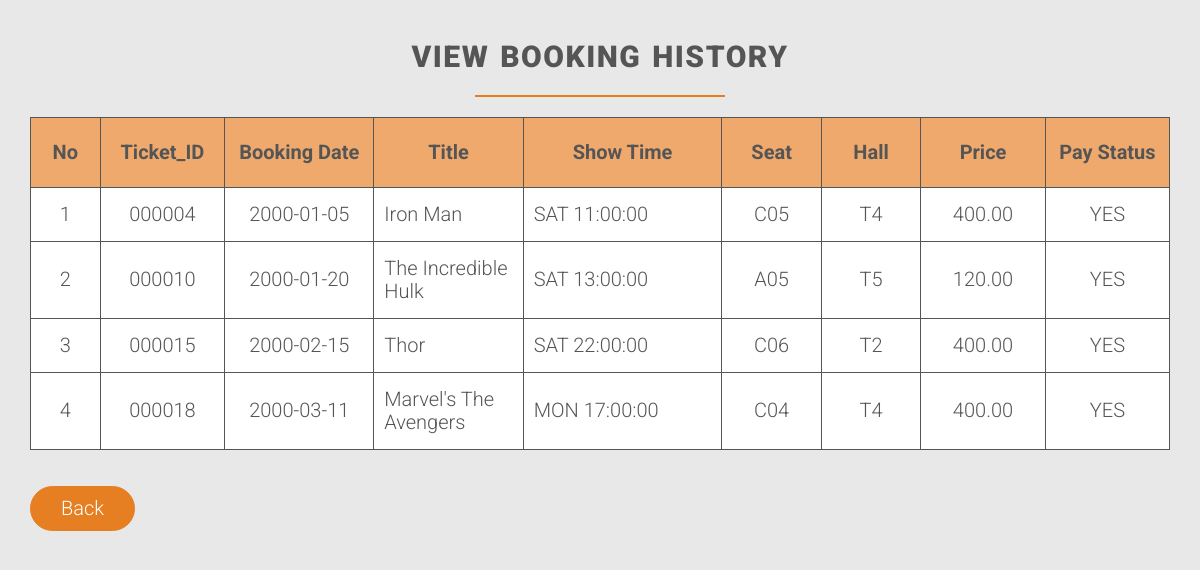
Page /ticket_booking_system/viewdata.php (signed in) on the committed database.
### tables this page shows
CREATE TABLE `ticket` (
  `ticket_id` int(6) UNSIGNED ZEROFILL NOT NULL,
  `booking_date` date DEFAULT CURRENT_DATE() NOT NULL ,
  `total_price` decimal(5,2) NOT NULL,
  `pay_status` varchar(3) DEFAULT 'NO' NULL CHECK (`pay_status` in ('YES','NO')),
  `annoucement_id` int(5) UNSIGNED ZEROFILL NOT NULL,
  `slot_time_id` int(3) UNSIGNED ZEROFILL NOT NULL,
  `seat_id` varchar(3) NOT NULL,
  `hall_id` varchar(3) NOT NULL,
  `member_id` int(5) UNSIGNED ZEROFILL DEFAULT NULL
);

CREATE TABLE `movie` (
  `movie_id` int(5) UNSIGNED ZEROFILL NOT NULL,
  `movie_name` varchar(50) NOT NULL,
  `duration` int(11) NOT NULL,
  `get_in_date` date NOT NULL,
  `get_out_date` date DEFAULT NULL
);

CREATE TABLE `slot_time` (
  `slot_time_id` int(3) UNSIGNED ZEROFILL NOT NULL,
  `day_of_week` char(3) NOT NULL CHECK (`day_of_week` in ('SUN','MON','TUE','WED','THU','FRI','SAT')),
  `time_start` time NOT NULL
);

### ticket_booking_system/viewdata.php (the view, shortened to what this page needs)
<?php
    require("connect.php");
    $id = $_SESSION['user_login'];
	$is_ok = true;
    $check = mysqli_query($conn,'select * FROM member WHERE member_id = "'.$id.'";');
	if ($check->num_rows === 0) $is_ok = false;
	else {
            $sql = '
                    SELECT *,movie_name,day_of_week,time_start
                    FROM ticket t
                    JOIN show_annoucement sa ON t.annoucement_id = sa.annoucement_id
                    JOIN movie m ON sa.movie_id = m.movie_id
                    JOIN slot_time st ON t.slot_time_id = st.slot_time_id
                    WHERE member_id = "'.$id.'";
                    ';
            $objQuery = mysqli_query($conn, $sql);
	}
?>
<!DOCTYPE HTML>
<html lang="en">
<head>
    <link rel="stylesheet" type="text/css" href="css/normalize.css">
    <link rel="stylesheet" type="text/css" href="css/grid.css">
    <link rel="stylesheet" type="text/css" href="css/style.css" />
</head>
<body>
    <?php
        if($is_ok === true){
    ?>
    <section class="section-form">
        <div class="row">
            <h2>View Booking History</h2>
        </div>
        <div class="row">
        <table>
            <tr>
                <th width="70">
                    <div>No</div>
                </th>
                <th width="125">
                    <div>Ticket_ID</div>
                </th>
                <th width="150">
                    <div>Booking Date</div>
                </th>
                <th width="150">
                    <div>Title</div>
                </th>
                <th width="200">
                    <div>Show Time</div>
                </th>
                <th width="100">
                    <div>Seat</div>
                </th>
                <th width="100">
                    <div>Hall</div>
                </th>
                <th width="125">
                    <div>Price</div>
                </th>
                <th width="125">
                    <div>Pay Status</div>
                </th>
            </tr>
            <?php
                $i = 1;
                while ($objResult = mysqli_fetch_assoc($objQuery)) {
            ?>
            <tr>
                <td><?php echo $i; ?></td>
                <td><?php echo $objResult["ticket_id"]; ?></td>
                <td><?php echo $objResult["booking_date"]; ?></td>
                <td class='left_a'><?php echo $objResult["movie_name"]; ?></td>
                <td class='left_a'><?php echo $objResult["day_of_week"].' '.$objResult["time_start"];?></td>
                <td><?php echo $objResult["seat_id"]; ?></td>
                <td><?php echo $objResult["hall_id"]; ?></td>
                <td><?php echo $objResult["total_price"]; ?></td>
                <td><?php echo $objResult["pay_status"]; ?></td>
            </tr>
            <?php
                $i++;
                }
            ?>
        </table>
        </div>
        <div class="row">
            <div class="col span-2-of-3">
                 <a class="btn btn-std back_button" href="index.php">Back</a>
            </div>
        </div>
        <?php  }
        else{?>
             <div class="row">
                <h2>This phone number is not registerd</h2>
            </div>
        <?php } ?>
    </section>
</body>
</html>

### ticket_booking_system/css/grid.css (style rules this page uses)
.row { zoom: 1; }
.row:before, .row:after { content:""; display:table; }
.row:after { clear:both; }
.col { display: block; float:left; margin: 1% 0 1% 1.6%; }
.col:first-child { margin-left: 0; }
.span-2-of-3 { width: 66.13%; }

### ticket_booking_system/css/style.css (style rules this page uses)
* { margin: 0; padding: 0; box-sizing: border-box; }
html { background-color: #e8e8e8; color: #555; font-family: "Roboto", "Arial", sans-serif; font-size: 20px; font-weight: 300; text-rendering: optimizeLegibility; }
.row { max-width: 1140px; margin: 0 auto; }
section { padding: 40px 0; padding-bottom: 10px; }
h1, h2, h3 { font-weight: 300; text-transform: uppercase; }
h2 { font-size: 150%; word-spacing: 2px; text-align: center; margin-bottom: 20px; letter-spacing: 1.5px; font-weight: 900; }
h2:after { display: block; content: " "; background-color: #e67e22; height: 2px; width: 250px; margin: 0 auto; margin-top: 20px; }
a:link, a:visited { color: #e67e22; text-decoration: none; padding-bottom: 1px; transition: border-bottom 0.2s, color 0.2s; }
.btn:link, .btn:visited, input[type="submit"] { display: inline-block; padding: 10px 30px; font-weight: 300; text-decoration: none; border-radius: 200px; border: 1px solid #e67e22; transition: background-color 0.2s, border 0.2s, color 0.2s; margin-right: 15px; }
.btn-std:link, .btn-std:visited, input[type="submit"] { background-color: #e67e22; color: #fff; }
table, th, td { margin: 0 auto; border: 1px solid; text-align: center; border-collapse: collapse; }
table { margin-bottom: 25px; }
th { height: 70px; background-color: #efa96c; }
td { height: 40px; padding: 15px; }
tr { background-color: #fff; }
.left_a { text-align: left; padding-left: 10px; }

### rows in the picture
ticket: ticket_id "000004", booking_date "2000-01-05", movie.movie_name "Iron Man", slot_time.day_of_week "SAT", slot_time.time_start "11:00:00", seat "C05", hall "T4", total_price "400.00", pay_status "YES"
ticket: ticket_id "000010", booking_date "2000-01-20", movie.movie_name "The Incredible Hulk", slot_time.day_of_week "SAT", slot_time.time_start "13:00:00", seat "A05", hall "T5", total_price "120.00", pay_status "YES"
ticket: ticket_id "000015", booking_date "2000-02-15", movie.movie_name "Thor", slot_time.day_of_week "SAT", slot_time.time_start "22:00:00", seat "C06", hall "T2", total_price "400.00", pay_status "YES"
ticket: ticket_id "000018", booking_date "2000-03-11", movie.movie_name "Marvel's The Avengers", slot_time.day_of_week "MON", slot_time.time_start "17:00:00", seat "C04", hall "T4", total_price "400.00", pay_status "YES"
